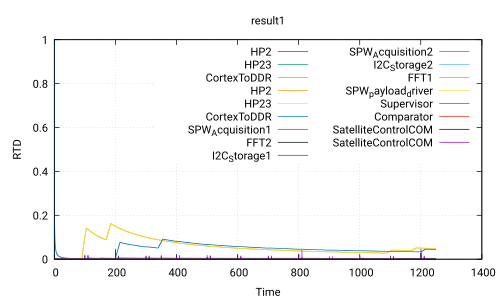

Here is the gnuplot script that generated this plot:
 set title 'result1'
 set ylabel 'RTD'
 set xlabel 'Time'
 set grid
 set term pdf
 set output 'Use_case_DoubleCamera_Safety.ATIPPIC.executable340.0_80.0.pdf'
 plot 'Use_case_DoubleCamera_Safety.ATIPPIC.executable340.0_80.0.csv' using 1:2 with lines title 'HP2','Use_case_DoubleCamera_Safety.ATIPPIC.executable340.0_80.0.csv' using 1:3 with lines title 'HP23','Use_case_DoubleCamera_Safety.ATIPPIC.executable340.0_80.0.csv' using 1:4 with lines title 'CortexToDDR','Use_case_DoubleCamera_Safety.ATIPPIC.executable340.0_80.0.csv' using 1:5 with lines title 'HP2','Use_case_DoubleCamera_Safety.ATIPPIC.executable340.0_80.0.csv' using 1:6 with lines title 'HP23','Use_case_DoubleCamera_Safety.ATIPPIC.executable340.0_80.0.csv' using 1:7 with lines title 'CortexToDDR','Use_case_DoubleCamera_Safety.ATIPPIC.executable340.0_80.0.csv' using 1:8 with lines title 'SPW_Acquisition1','Use_case_DoubleCamera_Safety.ATIPPIC.executable340.0_80.0.csv' using 1:9 with lines title 'FFT2','Use_case_DoubleCamera_Safety.ATIPPIC.executable340.0_80.0.csv' using 1:10 with lines title 'I2C_Storage1','Use_case_DoubleCamera_Safety.ATIPPIC.executable340.0_80.0.csv' using 1:11 with lines title 'SPW_Acquisition2','Use_case_DoubleCamera_Safety.ATIPPIC.executable340.0_80.0.csv' using 1:12 with lines title 'I2C_Storage2','Use_case_DoubleCamera_Safety.ATIPPIC.executable340.0_80.0.csv' using 1:13 with lines title 'FFT1','Use_case_DoubleCamera_Safety.ATIPPIC.executable340.0_80.0.csv' using 1:14 with lines title 'SPW_payload_driver','Use_case_DoubleCamera_Safety.ATIPPIC.executable340.0_80.0.csv' using 1:15 with lines title 'Supervisor','Use_case_DoubleCamera_Safety.ATIPPIC.executable340.0_80.0.csv' using 1:16 with lines title 'Comparator','Use_case_DoubleCamera_Safety.ATIPPIC.executable340.0_80.0.csv' using 1:17 with lines title 'SatelliteControlCOM','Use_case_DoubleCamera_Safety.ATIPPIC.executable340.0_80.0.csv' using 1:18 with lines title 'SatelliteControlCOM'
